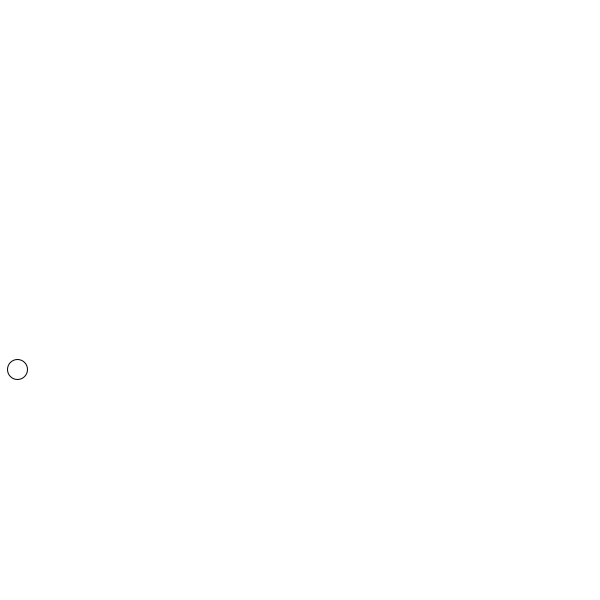
Frame 1 (no input)
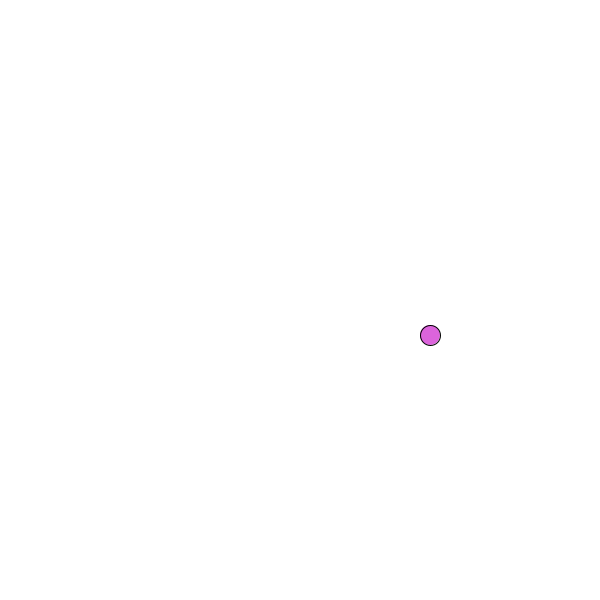
Frame 60 (the mouse pressed at the canvas centre just before this capture)
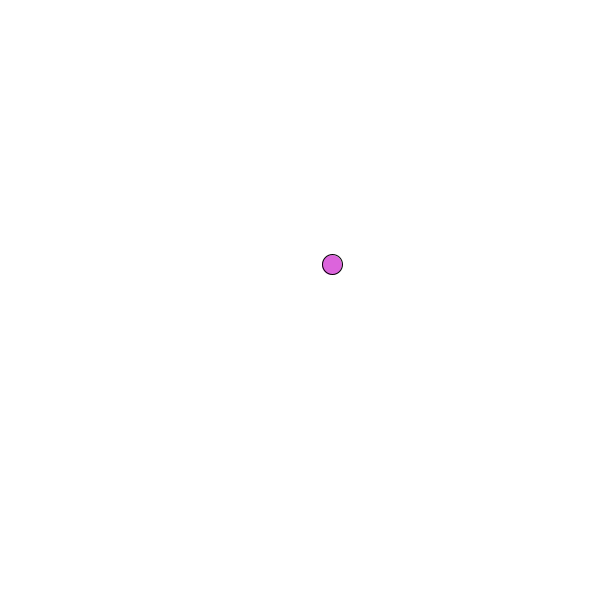
Frame 120 (the mouse held since frame 60 and released just before this capture)

The Processing sketch that drew these frames (run headless with seeded random() and noise(); from frame 60 on, the mouse is pressed at the canvas centre):

// Processing sketch: processing_70194
// ── processing_70194.pde

int rad = 70;
int x = 10;
float angle = 0;
float speedX = 7;


void setup(){
 size(600, 600);
}


void draw(){
  background(255);
  
  x += speedX;
  
  if(x >  590 || x < 10) {
    speedX*=-1;
  }
  
   angle += radians(7);
   float y = height/2 + cos(angle) * rad;
   ellipse(x,y,20,20);
   fill(220,100,220);
   
     
  }
